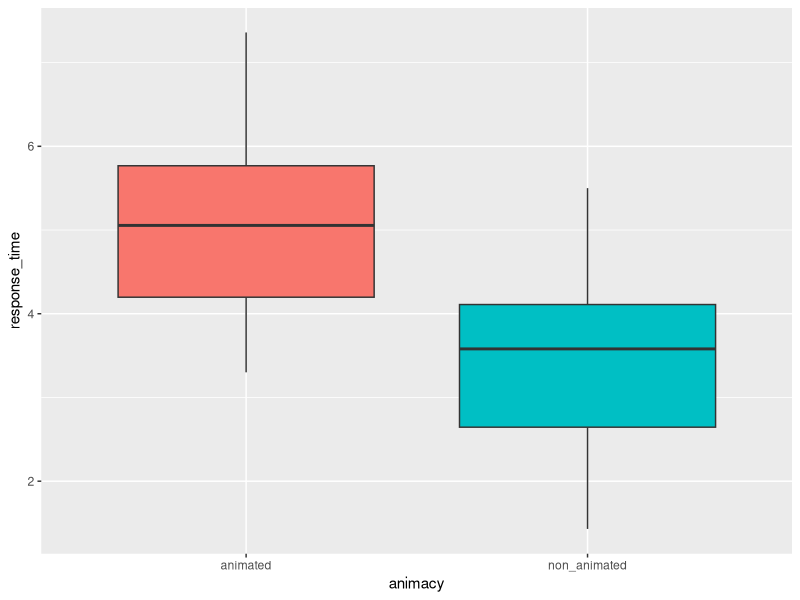
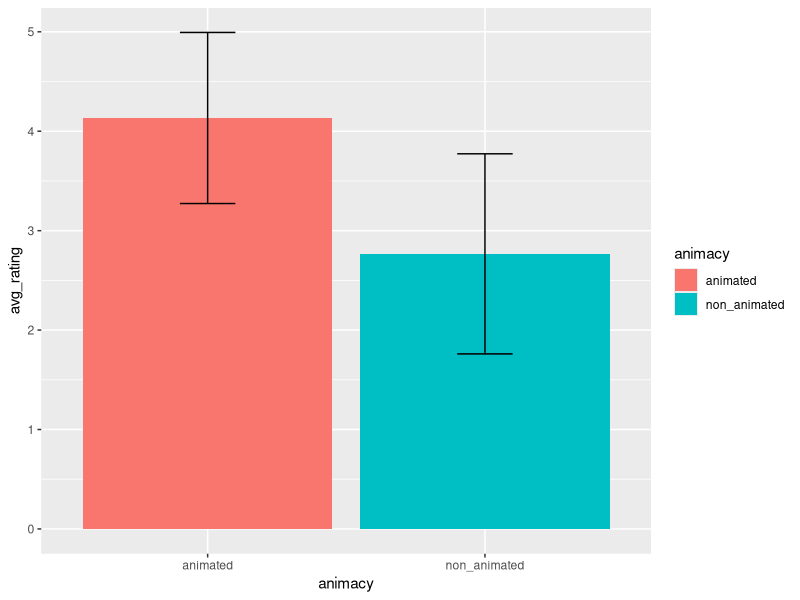

The R script that drew these images, in order:
## ---- chunk 1
knitr::opts_chunk$set(echo = F)

setwd("~/R/teaching materials/interaction-design")

## ---- chunk 2

library(readr)   # load 'readr' package
library(tidyr)   # load 'tidyr' package
library(dplyr)   # load 'dplyr' package
library(ggplot2) # load 'ggplot2' package

## ---- chunk 3

t_test_data <- read_csv("t-test-data.csv")

## ---- chunk 4

head(t_test_data)

## ---- chunk 5

summary(t_test_data)

## ---- chunk 6

t_test_data %>%
  group_by(animacy) %>%                     
  summarise(avg_rating = mean(likert_num),  
            sd_rating = sd(likert_num),
            avg_rt = mean(response_time),
            sd_rt = sd(response_time))

## ---- chunk 7

t_test_data %>%
  ggplot(.) +
  geom_boxplot(mapping = aes(x = animacy, y = response_time, fill = animacy)) + 
  theme(legend.position = "none")

## ---- chunk 8

# first, make an object (here I've called it 't') that contains the means and sd of likert_num

t <- t_test_data %>%
  group_by(animacy) %>%                     
  summarise(avg_rating = mean(likert_num),  
            sd_rating = sd(likert_num))

# then pass to ggplot2

t %>%
  ggplot(., aes(animacy, avg_rating, fill = animacy)) +
  geom_bar(stat="identity") +
  geom_errorbar(aes(ymin = avg_rating - sd_rating, ymax = avg_rating + sd_rating), width = .2)


## ---- chunk 9

t_test <- t_test_data %>%
  select(-id, -response_time) %>%  
  group_by_at(vars(animacy)) %>%
  mutate(id=1:n()) %>% 
  ungroup() %>% 
  spread(key = animacy, value = likert_num) 

## ---- chunk 10

t.test(t_test$non_animated, t_test$animated)

## ---- chunk 11

t_test1 <- t_test_data %>%
  select(-id, -likert_num) %>%  
  group_by_at(vars(animacy)) %>%
  mutate(id=1:n()) %>% 
  ungroup() %>% 
  spread(key = animacy, value = response_time) 


## ---- chunk 12

t.test(t_test1$non_animated, t_test1$animated)

